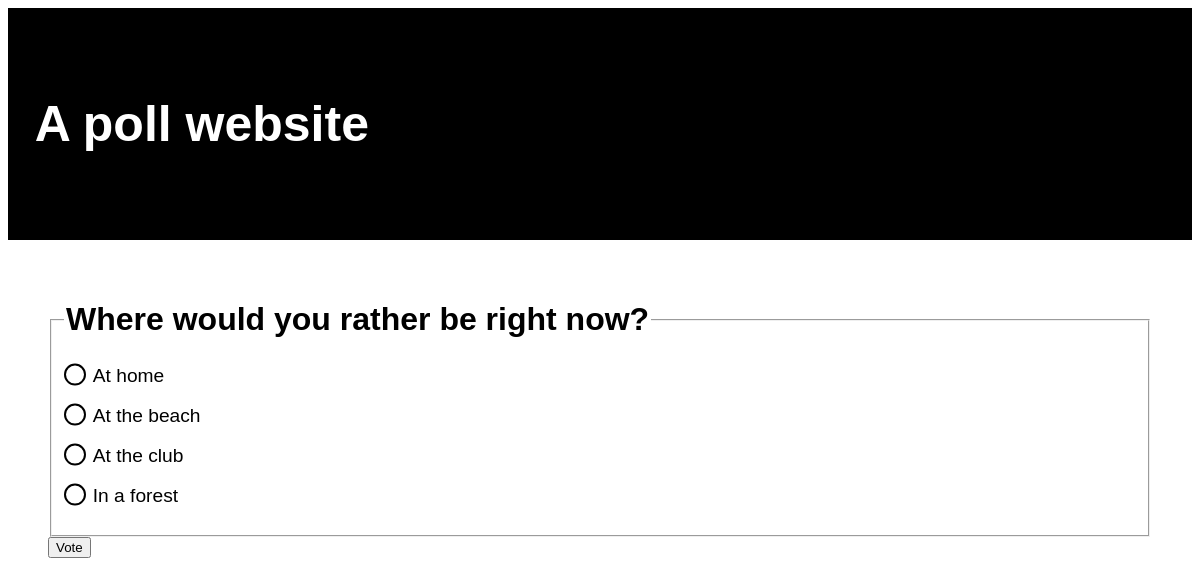
Page /polls/3/ on the committed database.
### polls/models.py (models this page shows, shortened)
class Question(models.Model):
    question_text = models.CharField(max_length=200)
    pub_date = models.DateTimeField('date published')
    """
    With the way category is used in this project, one-to-one mapping
    would suffice since every question is only given one category.
    This could be extended with multiple categories and sub-categories though,
    hence ForeignKey is used here.
    """
    question_category = models.ForeignKey(Category, null=True, blank=True, default='', on_delete=models.SET_DEFAULT)

class Choice(models.Model):
    question = models.ForeignKey(Question, on_delete=models.CASCADE)
    choice_text = models.CharField(max_length=200)
    votes = models.IntegerField(default=0)

### polls/views.py (the view)
# urls.py: path('<int:pk>/', views.DetailView.as_view(), name='detail'),
class DetailView(generic.DetailView):
    model = Question
    template_name = 'polls/detail.html'
    def get_queryset(self):
        return Question.objects.annotate(number_of_choices=Count('choice')).filter(
            number_of_choices__gte=2
            ).filter(
            pub_date__lte=timezone.now())

### polls/templates/polls/detail.html (shortened to what this page needs)
<html>
  {% load static %}
  <link
    rel="stylesheet"
    type="text/css"
    href="{% static 'polls/style.css' %}"
  />
  <head> </head>
  <body>
    <div class="header">
      <h1>A poll website</h1>
    </div>
    <div class="container">
      <form action="{% url 'polls:vote' question.id %}" method="post">
        <fieldset>
          <legend><h1>{{ question.question_text }}</h1></legend>
           {% for choice in question.choice_set.all %}
          <label class="form-control">
            <input
              type="radio"
              name="choice"
              id="choice{{ forloop.counter }}"
              value="{{ choice.id }}"
            />
            {{ choice.choice_text }}
          </label>
          <br />
          {% endfor %}
        </fieldset>
        <input type="submit" value="Vote" />
      </form>
    </div>
  </body>
</html>

### polls/static/polls/style.css (style rules this page uses)
.header { padding-top: 40pt; padding-bottom: 40pt; text-align: start; background: black; color: white; font-size: 30px; padding-left: 20pt; }
.header h1 { font-size: 50px; }
body { font-family: Arial, Helvetica, sans-serif; }
h1 { font-size: xx-large; font-weight: bold; }
.container { display: flex; flex-direction: column; padding: 30pt; }
:root { --form-control-color: #be8476; }
*, *:before, *:after { box-sizing: border-box; }
.form-control { font-size: larger; line-height: 1.1; display: grid; grid-template-columns: 1em auto; gap: 0.5em; }
input[type="radio"] { appearance: none; background-color: #fff; margin: 0; font: inherit; color: currentColor; width: 1.15em; height: 1.15em; border: 0.15em solid currentColor; border-radius: 50%; transform: translateY(-0.075em); display: grid; place-content: center; }
input[type="radio"]::before { content: ""; width: 0.65em; height: 0.65em; border-radius: 50%; transform: scale(0); transition: 120ms transform ease-in-out; box-shadow: inset 1em 1em var(--form-control-color); background-color: CanvasText; }

### rows in the picture
Question: question_text "Where would you rather be right now?"
Choice: choice_text "At home"
Choice: choice_text "At the beach"
Choice: choice_text "At the club"
Choice: choice_text "In a forest"
